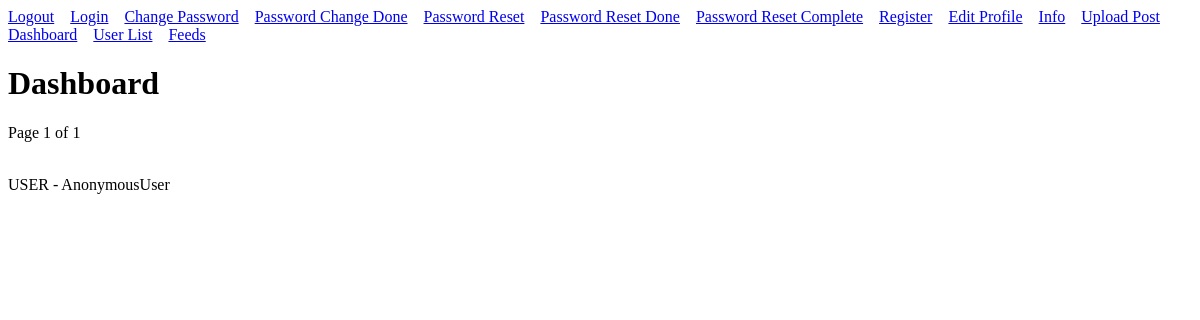
The page /user/ on the database as committed earlier.
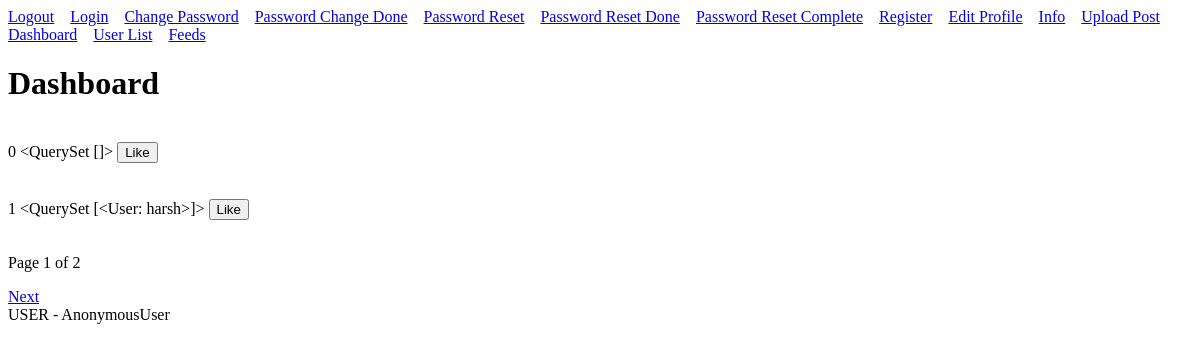
The same page on the database as committed later.
### user/models.py (models this page shows, shortened)
class Image(models.Model):
    user = models.ForeignKey(settings.AUTH_USER_MODEL, related_name='images', on_delete=models.CASCADE, null=True)
    title = models.CharField(max_length=50)
    slug = models.SlugField(blank=True)
    description = models.TextField(blank=True)
    image = models.ImageField(upload_to=get_image_file_path)
    created = models.DateTimeField(auto_now_add=True)
    user_like = models.ManyToManyField(settings.AUTH_USER_MODEL, related_name='image_liked', blank=True)
    user_like_count = models.PositiveIntegerField(default=0, db_index=True)

### user/views.py (the view)
# urls.py: path('', views.dashboard, name='dashboard'),
def dashboard(request, user_id=None, post_id=None):
    images = Image.objects.all().order_by('-id')
    paginator = Paginator(images, 2)
    page = request.GET.get('page')
    print(request.session.modified)
    try:
        images = paginator.page('page')
    except PageNotAnInteger:
        images = paginator.page(1)
    except EmptyPage:
        images = paginator.page(paginator.num_pages)
    return render(request, 'user/dashboard.html', {'allimages':images})

### templates/user/dashboard.html (shortened to what this page needs)
<!DOCTYPE html>
{% extends 'base.html' %}
{% load thumbnail %}
{% block content %}
    <h1>Dashboard</h1>
    {% for oneimage in allimages %}
        <form action="{% url 'user:like' %}" method="post">
            {{oneimage.user_like.count}}
            {{oneimage.user_like.all}}
            <button type='submit'>{% if request.user in oneimage.user_like.all %} Unlike {% else %} Like {% endif %}</button>
        </form>
        <br>
    {% endfor %}
    {% include "pagination.html" with page=allimages%}
{% endblock content %}

### templates/base.html (shortened to what this page needs)
<!DOCTYPE html>
<html lang="en">
<head>
</head>
<body>
    <nav>
        <a href="{% url 'account:logout' %}">Logout</a>&nbsp;&nbsp;&nbsp;
        <a href="{% url 'account:login' %}">Login</a>&nbsp;&nbsp;&nbsp;
        <a href="{% url 'account:password_change' %}">Change Password</a>&nbsp;&nbsp;&nbsp;
        <a href="{% url 'account:password_change_done' %}">Password Change Done</a>&nbsp;&nbsp;&nbsp;
        <a href="{% url 'account:password_reset' %}">Password Reset</a>&nbsp;&nbsp;&nbsp;
        <a href="{% url 'account:password_reset_done' %}">Password Reset Done</a>&nbsp;&nbsp;&nbsp;
        <a href="{% url 'account:password_reset_complete' %}">Password Reset Complete</a>&nbsp;&nbsp;&nbsp;
        <a href="{% url 'account:register' %}">Register</a>&nbsp;&nbsp;&nbsp;
        <a href="{% url 'account:edit' %}">Edit Profile</a>&nbsp;&nbsp;&nbsp;
        <a href="{% url 'account:info' %}">Info</a>&nbsp;&nbsp;&nbsp;
        <a href="{% url 'user:upload' %}">Upload Post</a>&nbsp;&nbsp;&nbsp;
        <a href="{% url 'user:dashboard' %}">Dashboard</a>&nbsp;&nbsp;&nbsp;
        <a href="{% url 'user:user_list' %}">User List</a>&nbsp;&nbsp;&nbsp;
        <a href="{% url 'action:feed' %}">Feeds</a>&nbsp;&nbsp;&nbsp;
    </nav>
    {% block content %}{% endblock %}
    <br>
    USER - {{request.user}}
</body>
</html>

### templates/pagination.html (shortened to what this page needs)
<!DOCTYPE html>
<html>
    <p>Page {{ page.number }} of {{ page.paginator.num_pages }}</p>
    {% if page.has_next %}
        <a href="?page={{ page.next_page_number }}">Next</a>
    {% endif %}
</html>

Rows that differ between the two databases and show on the page:
added Image: user_like.count "0", user_like.all "<QuerySet []>", shows "Like"
added Image: user_like.count "1", user_like.all "<QuerySet [<User: harsh>]>", shows "Like"
Other text that changed with them:
{{ page.paginator.num_pages }}: "1" → "2"
text now shown: "Next"
